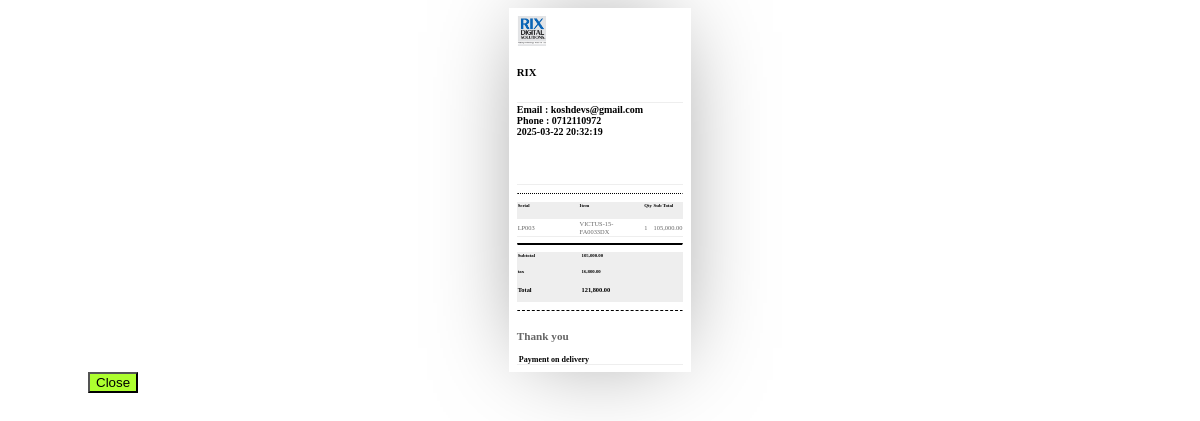
The page /store/gen-instant-receipt/ on the database its author committed.
### manager/models.py (models this page shows)
class OrgDetails(models.Model):
    name = models.CharField(max_length=100)
    email = models.EmailField()
    phone = models.CharField(max_length=15)
    payment = models.TextField()
    terms = models.TextField()
    logo = models.ImageField(default='',upload_to="org_pics")
    class Meta:
        verbose_name_plural = "Org Details"

class StoreSales(models.Model):
    product = models.ForeignKey(ProductBuild, on_delete=models.CASCADE)
    quantity = models.IntegerField()
    price = models.DecimalField(max_digits=10, decimal_places=2, )
    tax= models.DecimalField(max_digits=10,default=16.00, decimal_places=2)
    date = models.DateField(auto_now=True)
    created_by = models.ForeignKey(User, on_delete=models.CASCADE)
    status = models.CharField(max_length=200,choices=(('cart','cart'),('ínvoiced','invoiced'),('sold','sold'),('in-stock','in-stock'),('returned','returned'),('delivered','delivered'),('Sold & Delivered','Sold & Delivered')))
    class Meta:
        verbose_name_plural = "Store Sales"

### ecommerce/models.py (models this page shows, shortened)
class ProductBuild(models.Model):
    serial1 = models.CharField(max_length=100)
    serial2 = models.CharField(max_length=100,null=True,blank=True)
    category = models.ForeignKey(ProductCategory,on_delete=models.CASCADE)
    sub_category = models.ForeignKey(ProductSubCategory,on_delete=models.CASCADE,blank=True,null=True)
    brand = models.ForeignKey(ProductBrand,on_delete=models.CASCADE)
    model = models.ForeignKey(ProductModel,on_delete=models.CASCADE)
    origin = models.ForeignKey(ProductOrigin,on_delete=models.CASCADE)
    features = models.ManyToManyField(ProductFeatures)
    processor = models.ForeignKey(ProductProcessor,on_delete=models.CASCADE,blank=True,null=True)
    generation = models.ForeignKey(ProductGeneration,on_delete=models.CASCADE,blank=True,null=True)
    memory = models.ForeignKey(ProductMemory,on_delete=models.CASCADE,blank=True,null=True)
    images = models.ManyToManyField(ProductImages)
    cost = models.DecimalField(max_digits=10, decimal_places=2)
    price = models.DecimalField(max_digits=10, decimal_places=2)
    disty_price = models.DecimalField(max_digits=10, decimal_places=2,default=0.0)
    was = models.DecimalField(max_digits=10, decimal_places=2,null=True,blank=True)
    tax= models.DecimalField(max_digits=10,default=16.00, decimal_places=2)
    status = models.CharField(max_length=200,choices=(('in-stock','in-stock'),('out-stock','out-stock'),('low','low')))
    stage = models.CharField(max_length=100,default='in-stock',choices=(('in-stock','in-stock'),('sold','sold'),('returned','returned')))
    overview = models.TextField()
    created_on = models.DateTimeField(auto_now_add=True)
    updated_on = models.DateTimeField(auto_now=True)
    created_by = models.ForeignKey(User, blank=True, null=True, on_delete=models.SET_NULL)
    def __str__(self):
        return self.model.name
    class Meta:
        verbose_name_plural = "Create Product"

class ProductModel(models.Model):
    name = models.CharField(max_length=100)
    SKU = models.CharField(max_length=100)
    class Meta:
        verbose_name_plural = 'Product Models'

### manager/views.py (the view)
# urls.py: path('gen-instant-receipt/', gen_instant_receipt, name="manager-gen-instant-receipt"),
def gen_instant_receipt(request):
    contxt = get_sales_by_status('cart')
    return render(request, 'manager/store-receipt.html',contxt)

### ecommerce/context_processors.py (called while the page is built)
def cart(request):
    return {
        'cart':ShopCart(request)
    }

def show_products(request):
    products = ProductBuild.objects.all()
    print(products)
    category = ProductCategory.objects.all()
    contxt = {
        'products':products,
        'category':category
    }
    return contxt

def show_org_profile(request):
    profile = cache.get('org-profile')
    if profile is None:
        profile = OrgProfile.objects.all()
        cache.set('org-profile', profile, timeout=2400)
    if len(profile) > 0:
        profile = profile[0]
    contxt = {
        'profile':profile
    }
    return contxt

### manager/data_ops.py (called while the page is built)
def get_sales_by_status(status):
    sales = StoreSales.objects.filter(status=status)
    subtotal = round(sum([i.price for i in sales]),2)
    tax = round((subtotal*sales[0].tax)/100 if len(sales) > 0 else 0.00,2)
    total = tax  + subtotal
    total = round(total,2)
    if len(OrgDetails.objects.all()):
        org_details = OrgDetails.objects.all()[0]
    date = datetime.datetime.now().strftime("%Y-%m-%d %H:%M:%S")
    contxt = {"sales":sales, "total":total,"tax":tax,"subtotal":subtotal,"org_details":org_details,"date":date}
    return contxt

### manager/templates/manager/store-receipt.html (shortened to what this page needs)
<div id="invoice-POS">
    <div id="top">
      <div class="logo">
        <img style="height:30px;" src="{{org_details.logo.url}}">
      </div>
      <div class="info">
        <h6>{{org_details.name}}</h6>
      </div>
    </div>
    <div id="mid" style="margin-top:1px;">
      <div class="info">
        <strong style="font-size:10px;">
            Email : {{org_details.email}}</br>
            Phone   : {{org_details.phone}}</br>
        </strong>
        <strong style="font-size:10px;">{{date}}</strong>
      </div>
    </div>
    <hr class="dotted">
    <div id="bot">
					<div id="table" style="zoom:80%">
						<table>
							<tr class="tabletitle">
                                <td class="item"><h6>Serial</h6></td>
								<td class="item"><h6>Item</h6></td>
								<td class="Hours"><h6>Qty</h6></td>
								<td class="Rate"><h6>Sub Total</h6></td>
							</tr>
                           {% for sale in sales %}
							<tr class="service">
                                <td class="tableitem"><p class="itemtext">{{sale.product.serial1}}</p></td>
								<td class="tableitem"><p class="itemtext">{{sale.product.model.name}}</p></td>
								<td class="tableitem"><p class="itemtext">{{sale.quantity}}</p></td>
								<td class="tableitem"><p class="itemtext">{{sale.price}}</p></td>
							</tr>
                            {% endfor %}
						</table>
                        <hr class="double">
                        <table>
                        <tr class="tabletitle">
                            <td class="Rate"><h6>Subtotal</h6></td>
                            <td class="payment"><h6>{{subtotal}}</h6></td>
                        </tr>
                        <tr class="tabletitle">
                            <td class="Rate"><h6>tax</h6></td>
                            <td class="payment"><h6>{{tax}}</h6></td>
                        </tr>
                        <tr class="tabletitle">
                            <td class="Rate"><h4>Total</h4></td>
                            <td class="payment"><h4>{{total}}</h4></td>
                        </tr>
                    </table>
					</div>
          <hr class="dashed">
					<div id="legalcopy">
						<p class="legal"><strong>Thank you</strong>
						</p>
            <strong style="font-size:8px;"> {{org_details.terms}}</strong>
					</div>
				</div>
  </div>
  <button onclick="completeSale()" style="margin-left:80px; background-color:greenyellow;"> Close </button>

### manager/templates/manager/store-receipt.html (style rules this page uses)
hr.dashed { border-top: 1px dashed; border-bottom: none; }
hr.dotted { border-top: 1px dotted; border-bottom: none; }
hr.double { border-top: 3px double; border-bottom: none; }

### rows shown on the page
OrgDetails: logo (picture), name "RIX", email "koshdevs@gmail.com", phone "0712110972", terms "Payment on delivery"
StoreSales: product.serial1 "LP003", product.model.name "VICTUS-15-FA0033DX", quantity "1", price "105,000.00"

### other values the page prints
{{ total }} "121,800.00"
